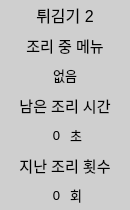
    <widget class="QWidget" name="wg_2" native="true">
     <property name="geometry">
      <rect>
       <x>140</x>
       <y>5</y>
       <width>130</width>
       <height>210</height>
      </rect>
     </property>
     <property name="styleSheet">
      <string notr="true">background-color: rgb(207, 207, 207);</string>
     </property>
     <widget class="QLabel" name="wg_1_lb_7">
      <property name="geometry">
       <rect>
        <x>0</x>
        <y>0</y>
        <width>130</width>
        <height>30</height>
       </rect>
      </property>
      <property name="font">
       <font>
        <pointsize>12</pointsize>
        <weight>50</weight>
        <bold>false</bold>
       </font>
      </property>
      <property name="text">
       <string>튀김기 2</string>
      </property>
      <property name="alignment">
       <set>Qt::AlignCenter</set>
      </property>
      <property name="wordWrap">
       <bool>true</bool>
      </property>
      <property name="margin">
       <number>3</number>
      </property>
     </widget>
     <widget class="QLabel" name="wg_1_lb_8">
      <property name="geometry">
       <rect>
        <x>0</x>
        <y>30</y>
        <width>130</width>
        <height>30</height>
       </rect>
      </property>
      <property name="font">
       <font>
        <pointsize>11</pointsize>
        <weight>50</weight>
        <bold>false</bold>
       </font>
      </property>
      <property name="text">
       <string>조리 중 메뉴</string>
      </property>
      <property name="alignment">
       <set>Qt::AlignCenter</set>
      </property>
      <property name="wordWrap">
       <bool>true</bool>
      </property>
      <property name="margin">
       <number>3</number>
      </property>
     </widget>
     <widget class="QLabel" name="fr_2_lb_menu">
      <property name="geometry">
       <rect>
        <x>0</x>
        <y>60</y>
        <width>130</width>
        <height>30</height>
       </rect>
      </property>
      <property name="font">
       <font>
        <pointsize>10</pointsize>
        <weight>50</weight>
        <bold>false</bold>
       </font>
      </property>
      <property name="text">
       <string>없음</string>
      </property>
      <property name="alignment">
       <set>Qt::AlignCenter</set>
      </property>
      <property name="wordWrap">
       <bool>true</bool>
      </property>
      <property name="margin">
       <number>3</number>
      </property>
     </widget>
     <widget class="QLabel" name="wg_1_lb_9">
      <property name="geometry">
       <rect>
        <x>0</x>
        <y>90</y>
        <width>130</width>
        <height>30</height>
       </rect>
      </property>
      <property name="font">
       <font>
        <pointsize>11</pointsize>
        <weight>50</weight>
        <bold>false</bold>
       </font>
      </property>
      <property name="text">
       <string>남은 조리 시간</string>
      </property>
      <property name="alignment">
       <set>Qt::AlignCenter</set>
      </property>
      <property name="wordWrap">
       <bool>true</bool>
      </property>
      <property name="margin">
       <number>3</number>
      </property>
     </widget>
     <widget class="QLabel" name="fr_2_lb_sec">
      <property name="geometry">
       <rect>
        <x>0</x>
        <y>120</y>
        <width>60</width>
        <height>30</height>
       </rect>
      </property>
      <property name="font">
       <font>
        <pointsize>10</pointsize>
        <weight>50</weight>
        <bold>false</bold>
       </font>
      </property>
      <property name="text">
       <string>0</string>
      </property>
      <property name="alignment">
       <set>Qt::AlignRight|Qt::AlignTrailing|Qt::AlignVCenter</set>
      </property>
      <property name="wordWrap">
       <bool>false</bool>
      </property>
      <property name="margin">
       <number>3</number>
      </property>
     </widget>
     <widget class="QLabel" name="wg_1_lb_10">
      <property name="geometry">
       <rect>
        <x>0</x>
        <y>150</y>
        <width>130</width>
        <height>30</height>
       </rect>
      </property>
      <property name="font">
       <font>
        <pointsize>11</pointsize>
        <weight>50</weight>
        <bold>false</bold>
       </font>
      </property>
      <property name="text">
       <string>지난 조리 횟수</string>
      </property>
      <property name="alignment">
       <set>Qt::AlignCenter</set>
      </property>
      <property name="wordWrap">
       <bool>true</bool>
      </property>
      <property name="margin">
       <number>3</number>
      </property>
     </widget>
     <widget class="QLabel" name="fr_2_lb_count">
      <property name="geometry">
       <rect>
        <x>0</x>
        <y>180</y>
        <width>60</width>
        <height>30</height>
       </rect>
      </property>
      <property name="font">
       <font>
        <pointsize>10</pointsize>
        <weight>50</weight>
        <bold>false</bold>
       </font>
      </property>
      <property name="text">
       <string>0</string>
      </property>
      <property name="alignment">
       <set>Qt::AlignRight|Qt::AlignTrailing|Qt::AlignVCenter</set>
      </property>
      <property name="wordWrap">
       <bool>true</bool>
      </property>
      <property name="margin">
       <number>3</number>
      </property>
     </widget>
     <widget class="QLabel" name="wg_1_lb_11">
      <property name="geometry">
       <rect>
        <x>70</x>
        <y>120</y>
        <width>60</width>
        <height>30</height>
       </rect>
      </property>
      <property name="font">
       <font>
        <pointsize>10</pointsize>
        <weight>50</weight>
        <bold>false</bold>
       </font>
      </property>
      <property name="text">
       <string>초</string>
      </property>
      <property name="wordWrap">
       <bool>true</bool>
      </property>
      <property name="margin">
       <number>3</number>
      </property>
     </widget>
     <widget class="QLabel" name="wg_1_lb_12">
      <property name="geometry">
       <rect>
        <x>70</x>
        <y>180</y>
        <width>60</width>
        <height>30</height>
       </rect>
      </property>
      <property name="font">
       <font>
        <pointsize>10</pointsize>
        <weight>50</weight>
        <bold>false</bold>
       </font>
      </property>
      <property name="text">
       <string>회</string>
      </property>
      <property name="alignment">
       <set>Qt::AlignLeading|Qt::AlignLeft|Qt::AlignVCenter</set>
      </property>
      <property name="wordWrap">
       <bool>true</bool>
      </property>
      <property name="margin">
       <number>3</number>
      </property>
     </widget>
    </widget>
